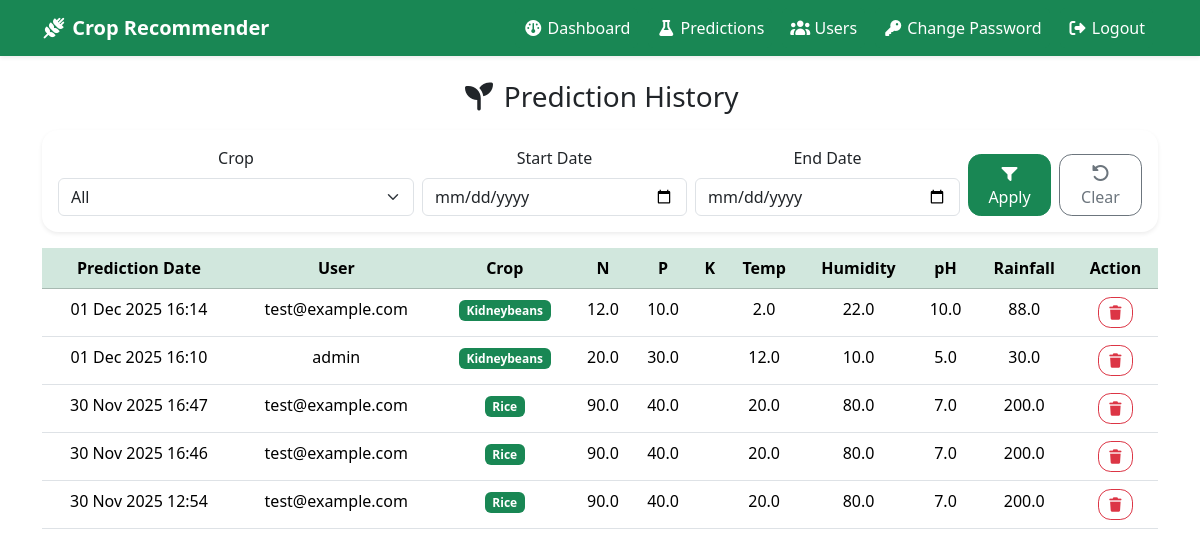
Screenshot of /admin_view_predictions/ (signed in) with the database file from the repository.
### recommender/models.py (models this page shows, shortened)
class Prediction(models.Model):
    user = models.ForeignKey(User,on_delete=models.CASCADE,related_name='predictions')
    N = models.FloatField()
    P = models.FloatField()
    k = models.FloatField()
    temperature = models.FloatField()
    humidity = models.FloatField()
    ph = models.FloatField()
    rainfall =  models.FloatField()
    Predicted_label = models.CharField(max_length=100)
    created_at = models.DateTimeField(auto_now_add=True)
    class Meta:
        ordering = ['-created_at']

### recommender/views.py (the view)
# urls.py: path('admin_view_predictions/',admin_view_predictions,name="admin_view_predictions"),
@user_passes_test(is_staff, login_url='admin_login')
def admin_view_predictions(request):
    qs = Prediction.objects.select_related('user')
    crop = request.GET.get('crop')
    start = request.GET.get('start')
    end = request.GET.get('end')
    if crop:
        qs = qs.filter(Predicted_label__iexact=crop)
    d_start = parse_date(start) if start else None
    d_end = parse_date(end) if end else None
    if d_start:
        qs = qs.filter(created_at__date__gte=d_start)
    if d_end:
        qs = qs.filter(created_at__date__lte=d_end)
    crops = (
        Prediction.objects
        .order_by('Predicted_label')
        .values_list('Predicted_label', flat=True)
        .distinct()
    )
    context = {
        "qs": qs,
        "crops": crops,
        "current_crop": crop,
        "start": start,
        "end": end,
    }
    return render(request, "admin_view_predictions.html", context)

### recommender/views.py (called while the page is built)
def is_staff(user):
    return user.is_authenticated and user.is_staff

### recommender/templates/admin_view_predictions.html (shortened to what this page needs)
{% extends "base.html" %}
{% load static %}
{% block content %}
<div class="text-center">
    <h3 class="mb-3">
        <i class="fa-solid fa-seedling"></i> Prediction History
    </h3>
    <form method="get" class="card card-body shadow-sm border-0 mb-3">
        <div class="row g-2">
            <div class="col-md-4">
                <label class="form-label">Crop</label>
                <select name="crop" class="form-select">
                    <option value="">All</option>
                </select>
            </div>
            <div class="col-md-3">
                <label class="form-label">Start Date</label>
                <input type="date" name="start" value="{{ start }}" class="form-control">
            </div>
            <div class="col-md-3">
                <label class="form-label">End Date</label>
                <input type="date" name="end" value="{{ end }}" class="form-control">
            </div>
            <div class="col-md-2 d-flex align-items-end gap-2">
                <button class="btn btn-success w-100" type="submit">
                    <i class="fa-solid fa-filter"></i> Apply
                </button>
                <button type="reset" class="btn btn-outline-secondary w-100">
                    <i class="fa-solid fa-rotate-left"></i> Clear
                </button>
            </div>
        </div>
    </form>
    <table class="table">
        <thead class="table-success">
            <tr>
                <th>Prediction Date</th>
                <th>User</th>
                <th>Crop</th>
                <th>N</th>
                <th>P</th>
                <th>K</th>
                <th>Temp</th>
                <th>Humidity</th>
                <th>pH</th>
                <th>Rainfall</th>
                <th>Action</th>
            </tr>
        </thead>
        <tbody>
            {% for p in qs %}
            <tr>
                <td>{{ p.created_at|date:"d M Y H:i" }}</td>
                <td>{{ p.user.username }}</td>
                <td><span class="badge bg-success">{{ p.Predicted_label|title }}</span></td>
                <td>{{ p.N }}</td>
                <td>{{ p.P }}</td>
                <td>{{ p.K }}</td>
                <td>{{ p.temperature }}</td>
                <td>{{ p.humidity }}</td>
                <td>{{ p.ph }}</td>
                <td>{{ p.rainfall }}</td>
                <td>
                    <a href="{% url 'admin_delete_prediction' p.id %}"
                       class="btn btn-outline-danger btn-sm"
                       onclick="return confirm('Delete this entry? This cannot be undone');">
                        <i class="fa-solid fa-trash"></i>
                    </a>
                </td>
            </tr>
            {% empty %}
            <tr>
                <td colspan="11" class="text-center text-muted">
                    No prediction history found.
                </td>
            </tr>
            {% endfor %}
        </tbody>
    </table>
</div>
{% endblock %}

### recommender/templates/base.html (shortened to what this page needs)
{% load static %}
<!DOCTYPE html>
<html lang="en">
<head>
  <link href="https://cdn.jsdelivr.net/npm/bootstrap@5.3.8/dist/css/bootstrap.min.css" rel="stylesheet">
  <link rel="stylesheet"
        href="https://cdnjs.cloudflare.com/ajax/libs/font-awesome/7.0.1/css/all.min.css"
 />
  <link rel="stylesheet" href="{% static 'css/style.css' %}">
</head>
<body>
  <nav class="navbar navbar-expand-lg navbar-dark bg-success shadow-sm">
    <div class="container">
      <a class="navbar-brand fw-bold" href="{% url 'home' %}">
        <i class="fa-solid fa-wheat-awn"></i> Crop Recommender
      </a>
      <div class="collapse navbar-collapse" id="navbarContent">
        <ul class="navbar-nav ms-auto">
          {% if user.is_authenticated and not user.is_staff %}
            {% if request.resolver_match.url_name != 'predict' %}
            <li class="nav-item">
              <a class="nav-link active" href="{% url 'home' %}">
                <i class="fa-solid fa-home"></i> Home
              </a>
            </li>
            {% endif %}
            <li class="nav-item">
              <a class="nav-link active" href="{% url 'predict' %}">
                <i class="fa-solid fa-flask"></i> Predictions
              </a>
            </li>
            <li class="nav-item">
              <a class="nav-link active" href="{% url 'user_history' %}">
                <i class="fa-solid fa-clock-rotate-left"></i> History
              </a>
            </li>
            <li class="nav-item">
              <a class="nav-link active" href="{% url 'profile' %}">
                <i class="fa-solid fa-user"></i> Profile
              </a>
            </li>
            <li class="nav-item">
              <a class="nav-link active" href="{% url 'change_password' %}">
                <i class="fa-solid fa-key"></i> Change Password
              </a>
            </li>
            <li class="nav-item">
              <a class="nav-link active" href="{% url 'logout' %}">
                <i class="fa-solid fa-right-from-bracket"></i> Logout
              </a>
            </li>
          {% elif user.is_authenticated and user.is_staff %}
            <li class="nav-item">
              <a class="nav-link active" href="{% url 'admin_dashboard' %}">
                <i class="fa-solid fa-gauge"></i> Dashboard
              </a>
            </li>
            <li class="nav-item">
              <a class="nav-link active" href="{% url 'admin_view_predictions' %}">
                <i class="fa-solid fa-flask"></i> Predictions
              </a>
            </li>
            <li class="nav-item">
              <a class="nav-link active" href="{% url 'admin_users_view' %}">
                <i class="fa-solid fa-users"></i> Users
              </a>
            </li>
            <li class="nav-item">
              <a class="nav-link active" href="{% url 'change_password' %}">
                <i class="fa-solid fa-key"></i> Change Password
              </a>
            </li>
            <li class="nav-item">
              <a class="nav-link active" href="{% url 'admin_logout' %}">
                <i class="fa-solid fa-right-from-bracket"></i> Logout
              </a>
            </li>
          {% endif %}
        </ul>
      </div>
    </div>
  </nav>
  <main class="container py-4">
    {% block content %}{% endblock %}
  </main>
</body>
</html>

### recommender/static/css/style.css (style rules this page uses)
.card { border-radius: 1rem; }
.btn { border-radius: .8rem; }

### recommender/templates/base.html (style rules this page uses)
.nav-link.active { background-color: #198754; color: white !important; border-radius: 5px; margin-right: 5px; }
.navbar-nav .nav-item { margin-left: 5px; }

### rows the page displays
Prediction: created_at "01 Dec 2025 16:14", user.username "test@example.com", Predicted_label "Kidneybeans", N "12.0", P "10.0", temperature "2.0", humidity "22.0", ph "10.0", rainfall "88.0"
Prediction: created_at "01 Dec 2025 16:10", user.username "admin", Predicted_label "Kidneybeans", N "20.0", P "30.0", temperature "12.0", humidity "10.0", ph "5.0", rainfall "30.0"
Prediction: created_at "30 Nov 2025 16:47", user.username "test@example.com", Predicted_label "Rice", N "90.0", P "40.0", temperature "20.0", humidity "80.0", ph "7.0", rainfall "200.0"
Prediction: created_at "30 Nov 2025 16:46", user.username "test@example.com", Predicted_label "Rice", N "90.0", P "40.0", temperature "20.0", humidity "80.0", ph "7.0", rainfall "200.0"
Prediction: created_at "30 Nov 2025 12:54", user.username "test@example.com", Predicted_label "Rice", N "90.0", P "40.0", temperature "20.0", humidity "80.0", ph "7.0", rainfall "200.0"
